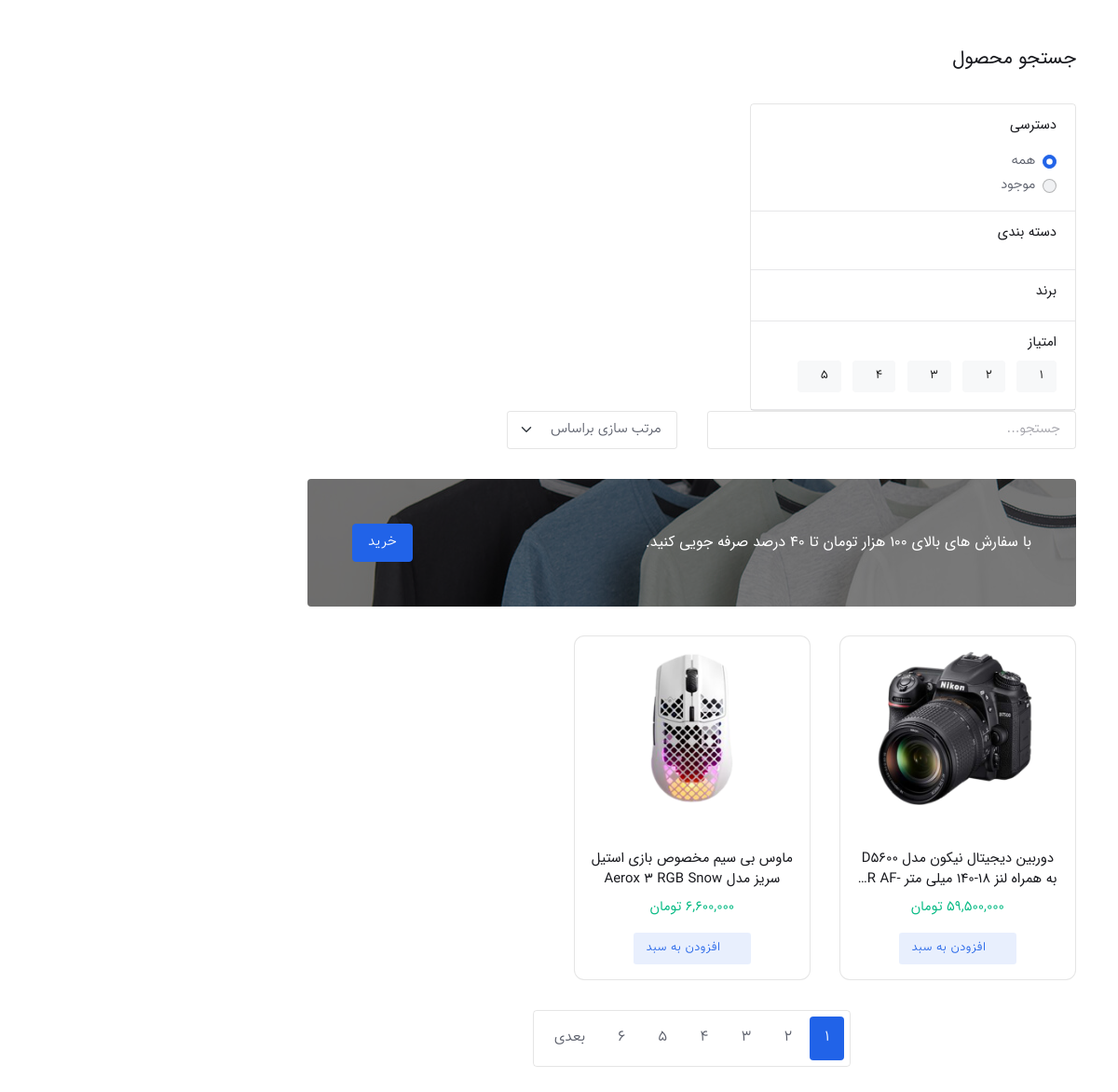
Screenshot of /products/ with the database file from the repository.
### product/models.py (models this page shows, shortened)
class Product(models.Model):
    title = models.CharField(max_length=300, verbose_name='نام محصول')
    image = models.ImageField(upload_to='images/products', null=True, blank=True, verbose_name='تصویر محصول')
    price = models.IntegerField(verbose_name='قیمت')
    short_descriptions = models.CharField(max_length=360, null=True, db_index=True, verbose_name='توضیحات کوتاه')
    descriptions = models.TextField(verbose_name='توضیحات اصلی', db_index=True)
    is_active = models.BooleanField(default=False, verbose_name='فعال/غیر فعال')
    slug = models.SlugField(default="", null=False, db_index=True, blank=True, max_length=200, unique=True,
                            verbose_name='عنوان در url')
    is_delete = models.BooleanField(verbose_name='حذف شده / نشده')
    category = models.ManyToManyField(
        ProductCategory,
        related_name="product_categories",
        verbose_name='دسته بندی ها')
    brand = models.ForeignKey(ProductBrand, on_delete=models.CASCADE, verbose_name='برند', null=True, blank=True)
    inventory = models.BooleanField(verbose_name='موحودی', default=True)
    inventory_number = models.IntegerField(verbose_name='تعداد کالا')
    weight = models.CharField(max_length=100, verbose_name='وزن', null=True, blank=True)
    def get_absolute_url(self):
        return reverse('product_detail', args=[self.slug])
    def int_star_average(self):
        star = self.productcomment_set.filter(product_id=self.id).aggregate(Avg('star'))['star__avg']
        if star is None:
            star = 3
        return range(int(star))
    def half_star_average(self):
        star = self.productcomment_set.filter(product_id=self.id).aggregate(Avg('star'))['star__avg']
        half_star = False
        if star is None:
            star = 3
        else:
            round(star, 1)
            if int(star * 10) % 10 != 0:
                half_star = True
        return half_star
    class Meta:
        verbose_name = "محصول"  #
        verbose_name_plural = "محصولات"

### product/views.py (the view)
# urls.py: path('products/', views.product_list, name='product_list_page'),
def product_list(request: HttpRequest):
    total_product = Product.objects.count()
    products_lists: Product = Product.objects.filter(is_active=True, is_delete=False).order_by('-id').distinct()
    p = Paginator(products_lists, 2)
    page = request.GET.get('page')
    products = p.get_page(page)
    page_range = p.page_range
    context = {
        'products_page': products,
        'page_range': page_range,
        'total_product': total_product,
    }
    return render(request, "products/product_list_page.html", context)

### polls/templatetags/poll_extras.py (called while the page is built)
@register.filter(name='three_digits_currency')
def three_digits_currency(value: int):
    return '{:,}'.format(value) + ' تومان'

### product/templates/products/product_list_page.html (shortened to what this page needs)
{% extends 'shared/_layout.html' %}
{% load render_partial %}
{% load poll_extras %}
{% load poll_extras %}
{% block header_refrences %}
    <link rel="stylesheet" href="/static/css/custom.css">
    <link rel="stylesheet" href="https://cdnjs.cloudflare.com/ajax/libs/limonte-sweetalert2/11.7.27/sweetalert2.css">
    <link rel="stylesheet" type="text/css" href="/static/vendor/font-awesome/css/all.min.css">
    <link rel="stylesheet" type="text/css" href="/static/vendor/bootstrap-icons/bootstrap-icons.css">
    <link id="style-switch" rel="stylesheet" type="text/css" href="/static/css/style-rtl.css">
{% endblock %}
{% block content %}
    <main>
        <section class="pt-3 pt-lg-5">
            <div class="container">
                <div class="row">
                    <div class="mb-4">
                        <h2 class="m-0">جستجو محصول</h2>
                    </div>
                    <aside class="col-xl-4 col-xxl-3">
                        <div class="offcanvas-xl offcanvas-end" tabindex="-1" id="offcanvasSidebar"
                             aria-labelledby="offcanvasSidebarLabel">
                            <div class="offcanvas-body flex-column p-3 p-xl-0">
                                <div class="border rounded-2">
                                    <div class="card card-body">
                                        <h6 class="mb-3">دسترسی</h6>
                                        <div class="form-check">
                                            <input onclick="filterProduct()" class="form-check-input"
                                                   data-filter="availability"
                                                   value="all" type="radio" name="flexRadioDefault"
                                                   id="flexRadioDefault1"
                                                   checked="">
                                            <label class="form-check-label" for="flexRadioDefault1">
                                                همه
                                            </label>
                                        </div>
                                        <div class="form-check">
                                            <input onclick="filterProduct()" class="form-check-input"
                                                   data-filter="availability"
                                                   value="available" type="radio" name="flexRadioDefault"
                                                   id="flexRadioDefault2">
                                            <label class="form-check-label" for="flexRadioDefault2">
                                                موجود
                                            </label>
                                        </div>
                                    </div>
                                    <div class="card card-body">
                                        <h6 class="mb-3">دسته بندی</h6>
                                    </div>
                                    <div class="card card-body">
                                        <h6 class="mb-2">برند</h6>
                                    </div>
                                    <div class="card card-body ">
                                        <h6 class="mb-2">امتیاز</h6>
                                        <ul class="list-inline mb-0 g-3">
                                            <li class="list-inline-item mb-0">
                                                <label class="btn btn-sm btn-light btn-primary-soft-check"
                                                       for="btn-check-6">1<i class="bi bi-star-fill"></i></label>
                                            </li>
                                            <li class="list-inline-item mb-0 ">
                                                <label class="btn btn-sm btn-light btn-primary-soft-check"
                                                       for="btn-check-7">2<i class="bi bi-star-fill"></i></label>
                                            </li>
                                            <li class="list-inline-item mb-0 ">
                                                <label class="btn btn-sm btn-light btn-primary-soft-check"
                                                       for="btn-check-8">3<i class="bi bi-star-fill"></i></label>
                                            </li>
                                            <li class="list-inline-item mb-0 ">
                                                <label class="btn btn-sm btn-light btn-primary-soft-check"
                                                       for="btn-check-15">4<i class="bi bi-star-fill"></i></label>
                                            </li>
                                            <li class="list-inline-item mb-0 ">
                                                <label class="btn btn-sm btn-light btn-primary-soft-check"
                                                       for="btn-check-16">5<i class="bi bi-star-fill"></i></label>
                                            </li>
                                        </ul>
                                    </div>
                                    <hr class="my-0">
                                </div>
                            </div>
                        </div>
                    </aside>
                    <div class="col-xl-9">
                        <div class="row g-2 g-xl-4 mb-4">
                            <div class="col-xl-6">
                                <div class="rounded position-relative">
                                    <input class="form-control pe-5" id="q" type="search" placeholder="جستجو..."
                                           aria-label="Search">
                                    <button onclick="searchProduct()"
                                            class="btn bg-transparent border-0 px-2 py-0 position-absolute top-50 end-0 translate-middle-y"
                                            type="submit"><i class="bi bi-search fs-5"> </i></button>
                                </div>
                            </div>
                            <div class="col-md-4 col-xl-3">
                                <select id="sortSelect" class="form-select" aria-label="نمونه انتخاب پیش فرض">
                                    <option selected="" disabled>مرتب سازی براساس</option>
                                </select>
                            </div>
                        </div>
                        <div class="row g-4" id="filteredProducts">
                            <div class="col-12">
                                <div class="rounded-2 bg-dark-overlay-5 overflow-hidden p-4 p-md-5"
                                     style="background-image: url(/static/images/shop/bg-offer.jpg);">
                                    <div class="d-md-flex justify-content-between align-items-center">
                                        <h4 class="text-white mb-2 mb-md-0">با سفارش های بالای 100 هزار تومان تا 40 درصد
                                            صرفه جویی کنید.</h4>
                                        <a href="#" class="btn btn-primary mb-0">خرید</a>
                                    </div>
                                </div>
                            </div>
                            {% for product in products_page %}
                                <div id="GooGooli" class="col-sm-6 col-md-4">
                                    <div class="card border p-3 h-100 product-box">
                                        <div class="position-relative">
                                            <a href="{{ product.get_absolute_url }}"
                                               class="position-relative z-index-9">
                                                {% if product.image %}
                                                    <img src="{{ product.image.url }}" alt="">
                                                {% else %}
                                                    <img class="card-img" src="/static/images/shop/image404.png" alt="">
                                                {% endif %}
                                            </a>
                                            <div class="card-body text-center p-3 px-0">
                                                <div class="d-flex justify-content-center mb-2">
                                                    <ul class="list-inline mb-0">
                                                        {% for i in product.int_star_average %}
                                                            <li class="list-inline-item me-0"><i
                                                                    class="fas fa-star text-warning"></i></li>
                                                        {% endfor %}
                                                    </ul>
                                                </div>
                                                <h5 class="card-title"><a
                                                        href="{{ product.get_absolute_url }}">{{ product.title }}</a>
                                                </h5>
                                                {% if product.inventory %}
                                                    <h6 class="mb-0 text-success">{{ product.price|three_digits_currency }}</h6>
                                                {% else %}
                                                    <h6 class="mb-0 text-danger-emphasis">کالا موجود نمی باشد</h6>
                                                {% endif %}
                                            </div>
                                            <div class="card-footer text-center p-0">
                                                <a onclick="add_product_to_order({{ product.id }},'false')" href="#"
                                                   class="btn btn-sm btn-primary-soft mb-0"><i
                                                        class="bi bi-cart me-2"></i>افزودن به سبد</a>
                                            </div>
                                        </div>
                                    </div>
                                </div>
                            {% endfor %}
                            <div class="col-12" id="page_ul">
                                <nav class="d-flex justify-content-center" aria-label="navigation">
                                    <ul
                                            class="pagination pagination-bordered justify-content-center d-inline-block d-lg-flex">
                                        {% for pagenumber  in page_range %}
                                            <li class="page-item cursor-pointer filter-btn{% if products_page.number == pagenumber %} active{% endif %} ">
                                                <a class="page-link cursor-pointer"
                                                   onclick="fillPage({{ pagenumber }})">{{ pagenumber }}</a>
                                            </li>
                                        {% endfor %}
                                        {% if products_page.has_next %}
                                            <li class="page-item cursor-pointer ">
                                                <a class="page-link cursor-pointer"
                                                   onclick="fillPage({{ products_page.next_page_number }})">بعدی</a>
                                            </li>
                                        {% endif %}
                                    </ul>
                                </nav>
                            </div>
                        </div>
                    </div>
                </div>
            </div>
        </section>
    </main>
{% endblock %}

### static/css/custom.css (style rules this page uses)
.cursor-pointer { cursor: pointer; }

### rows the page displays
Product: image (picture), title "دوربین دیجیتال نیکون مدل D5600 به همراه لنز 18-140 میلی متر…", price|three_digits_currency "59,500,000 تومان"
Product: image (picture), title "ماوس بی سیم مخصوص بازی استیل سریز مدل Aerox 3 RGB Snow", price|three_digits_currency "6,600,000 تومان"

### other values shown
{{ pagenumber }} "1" "2" "3" "4" "5" "6"
